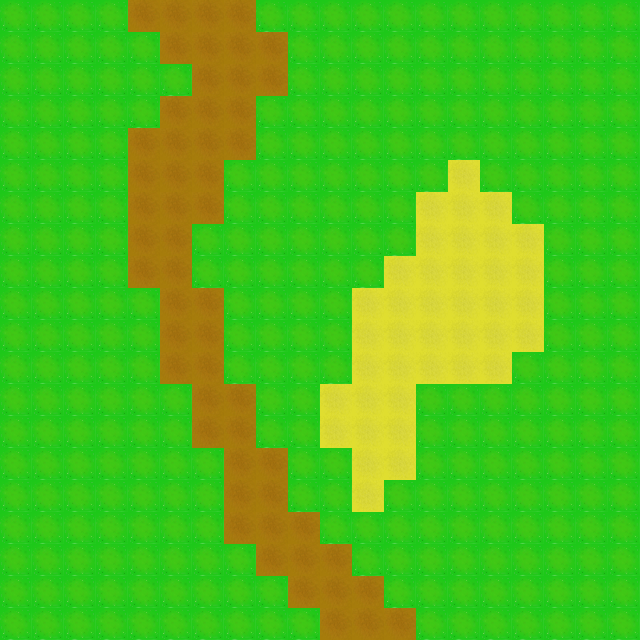

Tiled map render using the project's own tile images. Description and the map definition, with tile-layer contents summarised, below:
An orthogonal 20x20 tile map with 32x32 px tiles, 1 tile layer (Tile Layer 1).

<map version="1.0" orientation="orthogonal" renderorder="right-down" width="20" height="20" tilewidth="32" tileheight="32" nextobjectid="1">
 <tileset firstgid="1" name="Tiles" tilewidth="32" tileheight="32" tilecount="4096">
  <image source="../Textures/Tiles.png" width="2048" height="2048" />
 </tileset>
 <layer name="Tile Layer 1" width="20" height="20">
  <data>[400 cells, 400 non-empty, 3 distinct tile ids]</data>
 </layer>
</map>